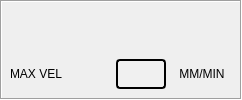
                <widget class="QFrame" name="frm_settings2">
                 <property name="sizePolicy">
                  <sizepolicy hsizetype="Preferred" vsizetype="Preferred">
                   <horstretch>0</horstretch>
                   <verstretch>0</verstretch>
                  </sizepolicy>
                 </property>
                 <property name="minimumSize">
                  <size>
                   <width>0</width>
                   <height>0</height>
                  </size>
                 </property>
                 <property name="maximumSize">
                  <size>
                   <width>16777215</width>
                   <height>16777215</height>
                  </size>
                 </property>
                 <property name="frameShape">
                  <enum>QFrame::Box</enum>
                 </property>
                 <property name="frameShadow">
                  <enum>QFrame::Sunken</enum>
                 </property>
                 <layout class="QVBoxLayout" name="verticalLayout_14">
                  <property name="spacing">
                   <number>4</number>
                  </property>
                  <property name="leftMargin">
                   <number>4</number>
                  </property>
                  <property name="topMargin">
                   <number>4</number>
                  </property>
                  <property name="rightMargin">
                   <number>4</number>
                  </property>
                  <property name="bottomMargin">
                   <number>4</number>
                  </property>
                  <item>
                   <spacer name="verticalSpacer_7">
                    <property name="orientation">
                     <enum>Qt::Vertical</enum>
                    </property>
                    <property name="sizeHint" stdset="0">
                     <size>
                      <width>20</width>
                      <height>40</height>
                     </size>
                    </property>
                   </spacer>
                  </item>
                  <item>
                   <widget class="QWidget" name="widget_max_velocity" native="true">
                    <layout class="QHBoxLayout" name="layout_max_velocity">
                     <property name="leftMargin">
                      <number>4</number>
                     </property>
                     <property name="topMargin">
                      <number>0</number>
                     </property>
                     <property name="rightMargin">
                      <number>4</number>
                     </property>
                     <property name="bottomMargin">
                      <number>0</number>
                     </property>
                     <item>
                      <widget class="QLabel" name="label_28">
                       <property name="sizePolicy">
                        <sizepolicy hsizetype="Preferred" vsizetype="Fixed">
                         <horstretch>0</horstretch>
                         <verstretch>0</verstretch>
                        </sizepolicy>
                       </property>
                       <property name="minimumSize">
                        <size>
                         <width>100</width>
                         <height>40</height>
                        </size>
                       </property>
                       <property name="maximumSize">
                        <size>
                         <width>100</width>
                         <height>40</height>
                        </size>
                       </property>
                       <property name="toolTip">
                        <string>Maximum linear velocity</string>
                       </property>
                       <property name="text">
                        <string>MAX VEL</string>
                       </property>
                       <property name="alignment">
                        <set>Qt::AlignLeading|Qt::AlignLeft|Qt::AlignVCenter</set>
                       </property>
                      </widget>
                     </item>
                     <item>
                      <widget class="QLabel" name="lbl_maxv">
                       <property name="sizePolicy">
                        <sizepolicy hsizetype="Fixed" vsizetype="Fixed">
                         <horstretch>0</horstretch>
                         <verstretch>0</verstretch>
                        </sizepolicy>
                       </property>
                       <property name="minimumSize">
                        <size>
                         <width>50</width>
                         <height>30</height>
                        </size>
                       </property>
                       <property name="maximumSize">
                        <size>
                         <width>50</width>
                         <height>30</height>
                        </size>
                       </property>
                       <property name="styleSheet">
                        <string notr="true">    background: rgb(240, 240, 240);
    border: 2px solid black;
    border-radius: 4px;
    font: 10pt &quot;Lato Heavy&quot;;
    color: black;
</string>
                       </property>
                       <property name="frameShape">
                        <enum>QFrame::Box</enum>
                       </property>
                       <property name="frameShadow">
                        <enum>QFrame::Sunken</enum>
                       </property>
                       <property name="lineWidth">
                        <number>2</number>
                       </property>
                       <property name="text">
                        <string/>
                       </property>
                       <property name="alignment">
                        <set>Qt::AlignCenter</set>
                       </property>
                      </widget>
                     </item>
                     <item>
                      <widget class="QLabel" name="lbl_maxv_units">
                       <property name="sizePolicy">
                        <sizepolicy hsizetype="Fixed" vsizetype="Fixed">
                         <horstretch>0</horstretch>
                         <verstretch>0</verstretch>
                        </sizepolicy>
                       </property>
                       <property name="minimumSize">
                        <size>
                         <width>60</width>
                         <height>40</height>
                        </size>
                       </property>
                       <property name="maximumSize">
                        <size>
                         <width>60</width>
                         <height>40</height>
                        </size>
                       </property>
                       <property name="text">
                        <string>MM/MIN</string>
                       </property>
                       <property name="alignment">
                        <set>Qt::AlignCenter</set>
                       </property>
                       <property name="wordWrap">
                        <bool>false</bool>
                       </property>
                       <property name="indent">
                        <number>0</number>
                       </property>
                      </widget>
                     </item>
                    </layout>
                   </widget>
                  </item>
                 </layout>
                </widget>
